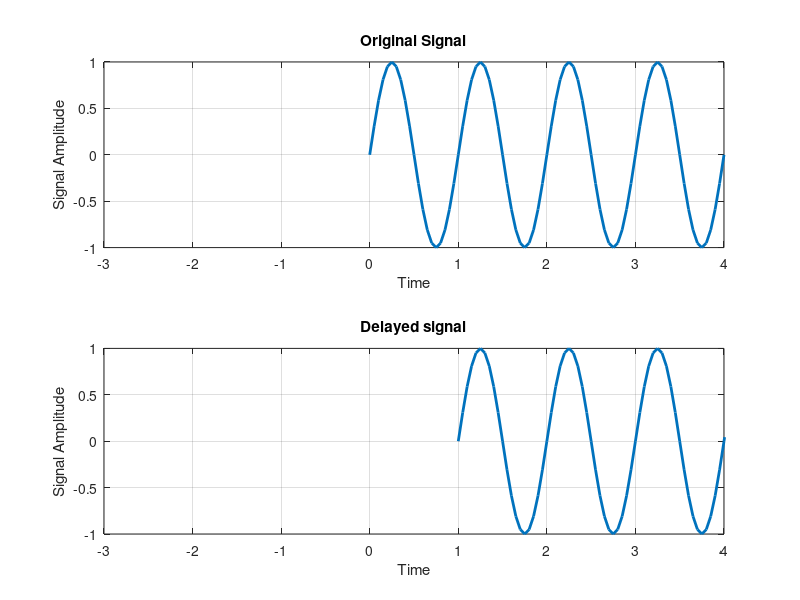

Recreate this plot in MATLAB.
n=0:0.05:4; 
x=sin(2*pi*1*n);
subplot(2,1,1);
plot(n,x,'linewidth',2);
title('Original Signal');
xlabel('Time');
ylabel('Signal Amplitude');
axis([-3 4 -1 1]);
grid;
subplot(2,1,2);
plot(n+1,x,'linewidth',2);
title('Delayed signal');
xlabel('Time');
ylabel('Signal Amplitude');
axis([-3 4 -1 1]);
grid;